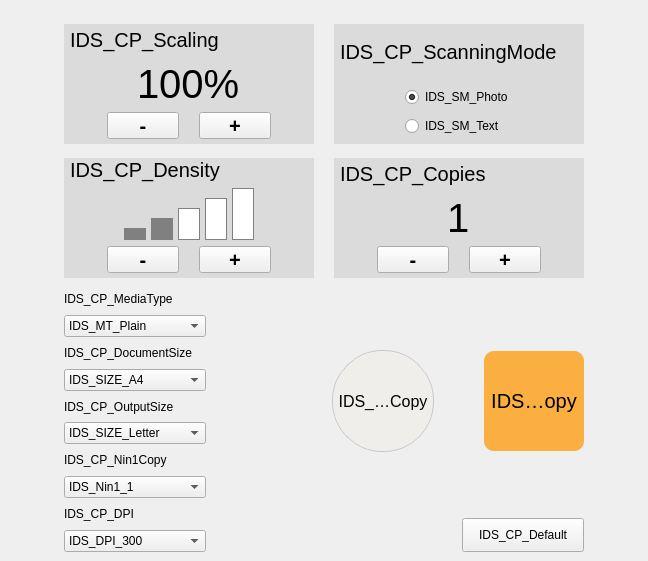
<?xml version="1.0" encoding="UTF-8"?>
<ui version="4.0">
 <class>TabCopy</class>
 <widget class="QWidget" name="TabCopy">
  <property name="geometry">
   <rect>
    <x>0</x>
    <y>0</y>
    <width>648</width>
    <height>561</height>
   </rect>
  </property>
  <property name="styleSheet">
   <string notr="true">
#bg_scaling
,#bg_scaningMode
,#bg_density
,#bg_copies
,#density
,#ScaningMode
{
	background-color: rgb(219, 219, 219);
}
#bg_scaling
,#bg_scaningMode
,#bg_density
,#bg_copies
{
	min-width:250px;
	max-width:250px;
	min-height:120px;
	max-height:120px;
}
#bg_scaling:!enabled
{
/*background-color: rgb(190, 190, 190);*/
	background-color: rgb(230, 230, 230);
}
#label_scaling
,#label_scaningMode
,#label_density
,#label_copies
{
	font: 20px;
	padding-left:1px;
	max-height:1em;
}
#scaling
,#copies
{
	font:40px;
}

#density
{
	min-width:130px;
	max-width:130px;
	min-height:52px;
	max-height:52px;
}

#density1
,#density2
,#density3
,#density4
,#density5
{
	min-width:20;
	max-width:20;
	background-color:gray;
	border:1px solid gray;
}

#density1
{
	min-height:10;
	max-height:10;
}
#density2
{
	min-height:20;
	max-height:20;
}
#density3
{
	min-height:30;
	max-height:30;
	background-color:white;
}
#density4
{
	min-height:40;
	max-height:40;
	background-color:white;
}
#density5
{
	min-height:50;
	max-height:50;
	background-color:white;
}

#IDCardCopy,
#copy
{
	min-width:100px;
	max-width:100px;
	min-height:100px;
	max-height:100px;
	background-color: #f0eeeb; 
}

#IDCardCopy
{
 	border-radius: 50px;
	font:16px;
	border: 1px solid #c8c8c8;
}
#IDCardCopy:pressed
{
	background-color:gray;
} 

#copy
{
	font:20px;
	 border-radius: 10px;
	border:none;
}

#copy:!enabled
{
	background-color:#9d9b98;
	color: #4c4c4c;
}
#copy:enabled:!pressed
{
	background-color:#faaf40;
}
#copy:pressed
{
/*	background-color:#71c2cd;*/
	background-color:#9d9b98;
}

#scaling_plus,
#copies_plus,
#density_plus,
#scaling_minus,
#copies_minus,
#density_minus
{
	min-width:70;
	max-width:70;
	min-height:25;
	max-height:25;
	font:bold 20px;
}

#btn_default
{
	min-width:120;
	max-width:120;
	min-height:32;
	max-height:32;
}</string>
  </property>
  <layout class="QHBoxLayout" name="horizontalLayout">
   <property name="bottomMargin">
    <number>0</number>
   </property>
   <item>
    <spacer name="horizontalSpacer_4">
     <property name="orientation">
      <enum>Qt::Horizontal</enum>
     </property>
     <property name="sizeHint" stdset="0">
      <size>
       <width>40</width>
       <height>20</height>
      </size>
     </property>
    </spacer>
   </item>
   <item>
    <widget class="QWidget" name="widget" native="true">
     <layout class="QVBoxLayout" name="verticalLayout_2">
      <item>
       <widget class="QWidget" name="widget2" native="true">
        <layout class="QGridLayout" name="gridLayout">
         <property name="leftMargin">
          <number>0</number>
         </property>
         <property name="topMargin">
          <number>0</number>
         </property>
         <property name="rightMargin">
          <number>0</number>
         </property>
         <property name="bottomMargin">
          <number>0</number>
         </property>
         <property name="horizontalSpacing">
          <number>20</number>
         </property>
         <property name="verticalSpacing">
          <number>10</number>
         </property>
         <item row="2" column="2">
          <widget class="QWidget" name="bg_copies" native="true">
           <layout class="QVBoxLayout" name="verticalLayout_4">
            <property name="spacing">
             <number>5</number>
            </property>
            <property name="leftMargin">
             <number>0</number>
            </property>
            <property name="topMargin">
             <number>0</number>
            </property>
            <property name="rightMargin">
             <number>0</number>
            </property>
            <property name="bottomMargin">
             <number>5</number>
            </property>
            <item>
             <widget class="QLabel" name="label_copies">
              <property name="text">
               <string>IDS_CP_Copies</string>
              </property>
             </widget>
            </item>
            <item alignment="Qt::AlignHCenter">
             <widget class="QLabel" name="copies">
              <property name="text">
               <string notr="true">1</string>
              </property>
             </widget>
            </item>
            <item>
             <layout class="QHBoxLayout" name="horizontalLayout_5">
              <property name="spacing">
               <number>20</number>
              </property>
              <item>
               <spacer name="horizontalSpacer_11">
                <property name="orientation">
                 <enum>Qt::Horizontal</enum>
                </property>
                <property name="sizeHint" stdset="0">
                 <size>
                  <width>40</width>
                  <height>20</height>
                 </size>
                </property>
               </spacer>
              </item>
              <item>
               <widget class="QPushButton" name="copies_minus">
                <property name="focusPolicy">
                 <enum>Qt::NoFocus</enum>
                </property>
                <property name="text">
                 <string notr="true">-</string>
                </property>
                <property name="autoRepeat">
                 <bool>true</bool>
                </property>
               </widget>
              </item>
              <item>
               <widget class="QPushButton" name="copies_plus">
                <property name="focusPolicy">
                 <enum>Qt::NoFocus</enum>
                </property>
                <property name="text">
                 <string notr="true">+</string>
                </property>
                <property name="autoRepeat">
                 <bool>true</bool>
                </property>
               </widget>
              </item>
              <item>
               <spacer name="horizontalSpacer_12">
                <property name="orientation">
                 <enum>Qt::Horizontal</enum>
                </property>
                <property name="sizeHint" stdset="0">
                 <size>
                  <width>40</width>
                  <height>20</height>
                 </size>
                </property>
               </spacer>
              </item>
             </layout>
            </item>
           </layout>
          </widget>
         </item>
         <item row="0" column="0">
          <widget class="QWidget" name="bg_scaling" native="true">
           <property name="minimumSize">
            <size>
             <width>250</width>
             <height>120</height>
            </size>
           </property>
           <property name="maximumSize">
            <size>
             <width>250</width>
             <height>120</height>
            </size>
           </property>
           <layout class="QVBoxLayout" name="verticalLayout_7">
            <property name="spacing">
             <number>5</number>
            </property>
            <property name="leftMargin">
             <number>0</number>
            </property>
            <property name="topMargin">
             <number>0</number>
            </property>
            <property name="rightMargin">
             <number>0</number>
            </property>
            <property name="bottomMargin">
             <number>5</number>
            </property>
            <item>
             <widget class="QLabel" name="label_scaling">
              <property name="text">
               <string>IDS_CP_Scaling</string>
              </property>
             </widget>
            </item>
            <item alignment="Qt::AlignHCenter">
             <widget class="QLabel" name="scaling">
              <property name="text">
               <string notr="true">100%</string>
              </property>
             </widget>
            </item>
            <item>
             <layout class="QHBoxLayout" name="horizontalLayout_3">
              <property name="spacing">
               <number>20</number>
              </property>
              <item>
               <spacer name="horizontalSpacer_9">
                <property name="orientation">
                 <enum>Qt::Horizontal</enum>
                </property>
                <property name="sizeHint" stdset="0">
                 <size>
                  <width>40</width>
                  <height>20</height>
                 </size>
                </property>
               </spacer>
              </item>
              <item>
               <widget class="QPushButton" name="scaling_minus">
                <property name="focusPolicy">
                 <enum>Qt::NoFocus</enum>
                </property>
                <property name="text">
                 <string notr="true">-</string>
                </property>
                <property name="autoRepeat">
                 <bool>true</bool>
                </property>
               </widget>
              </item>
              <item>
               <widget class="QPushButton" name="scaling_plus">
                <property name="focusPolicy">
                 <enum>Qt::NoFocus</enum>
                </property>
                <property name="text">
                 <string notr="true">+</string>
                </property>
                <property name="autoRepeat">
                 <bool>true</bool>
                </property>
               </widget>
              </item>
              <item>
               <spacer name="horizontalSpacer_10">
                <property name="orientation">
                 <enum>Qt::Horizontal</enum>
                </property>
                <property name="sizeHint" stdset="0">
                 <size>
                  <width>40</width>
                  <height>20</height>
                 </size>
                </property>
               </spacer>
              </item>
             </layout>
            </item>
           </layout>
          </widget>
         </item>
         <item row="2" column="0">
          <widget class="QWidget" name="bg_density" native="true">
           <property name="minimumSize">
            <size>
             <width>250</width>
             <height>120</height>
            </size>
           </property>
           <property name="maximumSize">
            <size>
             <width>250</width>
             <height>120</height>
            </size>
           </property>
           <layout class="QVBoxLayout" name="verticalLayout_5">
            <property name="spacing">
             <number>5</number>
            </property>
            <property name="leftMargin">
             <number>0</number>
            </property>
            <property name="topMargin">
             <number>0</number>
            </property>
            <property name="rightMargin">
             <number>0</number>
            </property>
            <property name="bottomMargin">
             <number>5</number>
            </property>
            <item>
             <widget class="QLabel" name="label_density">
              <property name="text">
               <string>IDS_CP_Density</string>
              </property>
             </widget>
            </item>
            <item>
             <spacer name="verticalSpacer">
              <property name="orientation">
               <enum>Qt::Vertical</enum>
              </property>
              <property name="sizeHint" stdset="0">
               <size>
                <width>20</width>
                <height>40</height>
               </size>
              </property>
             </spacer>
            </item>
            <item alignment="Qt::AlignHCenter">
             <widget class="QWidget" name="density" native="true">
              <layout class="QHBoxLayout" name="horizontalLayout_2">
               <property name="spacing">
                <number>5</number>
               </property>
               <property name="leftMargin">
                <number>0</number>
               </property>
               <property name="topMargin">
                <number>0</number>
               </property>
               <property name="rightMargin">
                <number>0</number>
               </property>
               <property name="bottomMargin">
                <number>0</number>
               </property>
               <item alignment="Qt::AlignBottom">
                <widget class="QLabel" name="density1">
                 <property name="sizePolicy">
                  <sizepolicy hsizetype="Preferred" vsizetype="Fixed">
                   <horstretch>0</horstretch>
                   <verstretch>0</verstretch>
                  </sizepolicy>
                 </property>
                 <property name="minimumSize">
                  <size>
                   <width>22</width>
                   <height>12</height>
                  </size>
                 </property>
                 <property name="maximumSize">
                  <size>
                   <width>22</width>
                   <height>12</height>
                  </size>
                 </property>
                </widget>
               </item>
               <item alignment="Qt::AlignBottom">
                <widget class="QLabel" name="density2">
                 <property name="sizePolicy">
                  <sizepolicy hsizetype="Preferred" vsizetype="Fixed">
                   <horstretch>0</horstretch>
                   <verstretch>0</verstretch>
                  </sizepolicy>
                 </property>
                 <property name="minimumSize">
                  <size>
                   <width>22</width>
                   <height>22</height>
                  </size>
                 </property>
                 <property name="maximumSize">
                  <size>
                   <width>22</width>
                   <height>22</height>
                  </size>
                 </property>
                </widget>
               </item>
               <item alignment="Qt::AlignBottom">
                <widget class="QLabel" name="density3">
                 <property name="sizePolicy">
                  <sizepolicy hsizetype="Preferred" vsizetype="Fixed">
                   <horstretch>0</horstretch>
                   <verstretch>0</verstretch>
                  </sizepolicy>
                 </property>
                 <property name="minimumSize">
                  <size>
                   <width>22</width>
                   <height>32</height>
                  </size>
                 </property>
                 <property name="maximumSize">
                  <size>
                   <width>22</width>
                   <height>32</height>
                  </size>
                 </property>
                </widget>
               </item>
               <item alignment="Qt::AlignBottom">
                <widget class="QLabel" name="density4">
                 <property name="sizePolicy">
                  <sizepolicy hsizetype="Preferred" vsizetype="Fixed">
                   <horstretch>0</horstretch>
                   <verstretch>0</verstretch>
                  </sizepolicy>
                 </property>
                 <property name="minimumSize">
                  <size>
                   <width>22</width>
                   <height>42</height>
                  </size>
                 </property>
                 <property name="maximumSize">
                  <size>
                   <width>22</width>
                   <height>42</height>
                  </size>
                 </property>
                </widget>
               </item>
               <item alignment="Qt::AlignBottom">
                <widget class="QLabel" name="density5">
                 <property name="sizePolicy">
                  <sizepolicy hsizetype="Preferred" vsizetype="Fixed">
                   <horstretch>0</horstretch>
                   <verstretch>0</verstretch>
                  </sizepolicy>
                 </property>
                 <property name="minimumSize">
                  <size>
                   <width>22</width>
                   <height>52</height>
                  </size>
                 </property>
                 <property name="maximumSize">
                  <size>
                   <width>22</width>
                   <height>52</height>
                  </size>
                 </property>
                </widget>
               </item>
              </layout>
             </widget>
            </item>
            <item>
             <spacer name="verticalSpacer_2">
              <property name="orientation">
               <enum>Qt::Vertical</enum>
              </property>
              <property name="sizeHint" stdset="0">
               <size>
                <width>20</width>
                <height>40</height>
               </size>
              </property>
             </spacer>
            </item>
            <item>
             <layout class="QHBoxLayout" name="horizontalLayout_4">
              <property name="spacing">
               <number>20</number>
              </property>
              <item>
               <spacer name="horizontalSpacer_7">
                <property name="orientation">
                 <enum>Qt::Horizontal</enum>
                </property>
                <property name="sizeHint" stdset="0">
                 <size>
                  <width>40</width>
                  <height>20</height>
                 </size>
                </property>
               </spacer>
              </item>
              <item>
               <widget class="QPushButton" name="density_minus">
                <property name="focusPolicy">
                 <enum>Qt::NoFocus</enum>
                </property>
                <property name="text">
                 <string notr="true">-</string>
                </property>
                <property name="autoRepeat">
                 <bool>true</bool>
                </property>
               </widget>
              </item>
              <item>
               <widget class="QPushButton" name="density_plus">
                <property name="focusPolicy">
                 <enum>Qt::NoFocus</enum>
                </property>
                <property name="text">
                 <string notr="true">+</string>
                </property>
                <property name="autoRepeat">
                 <bool>true</bool>
                </property>
               </widget>
              </item>
              <item>
               <spacer name="horizontalSpacer_8">
                <property name="orientation">
                 <enum>Qt::Horizontal</enum>
                </property>
                <property name="sizeHint" stdset="0">
                 <size>
                  <width>40</width>
                  <height>20</height>
                 </size>
                </property>
               </spacer>
              </item>
             </layout>
            </item>
           </layout>
          </widget>
         </item>
         <item row="0" column="2">
          <widget class="QWidget" name="bg_scaningMode" native="true">
           <layout class="QVBoxLayout" name="verticalLayout_6">
            <property name="spacing">
             <number>5</number>
            </property>
            <property name="leftMargin">
             <number>0</number>
            </property>
            <property name="topMargin">
             <number>0</number>
            </property>
            <property name="rightMargin">
             <number>0</number>
            </property>
            <property name="bottomMargin">
             <number>5</number>
            </property>
            <item>
             <widget class="QLabel" name="label_scaningMode">
              <property name="text">
               <string>IDS_CP_ScanningMode</string>
              </property>
             </widget>
            </item>
            <item alignment="Qt::AlignHCenter">
             <widget class="QWidget" name="ScaningMode" native="true">
              <layout class="QVBoxLayout" name="verticalLayout">
               <property name="leftMargin">
                <number>0</number>
               </property>
               <property name="topMargin">
                <number>0</number>
               </property>
               <property name="rightMargin">
                <number>0</number>
               </property>
               <property name="bottomMargin">
                <number>0</number>
               </property>
               <item>
                <widget class="QRadioButton" name="photo">
                 <property name="focusPolicy">
                  <enum>Qt::NoFocus</enum>
                 </property>
                 <property name="text">
                  <string>IDS_SM_Photo</string>
                 </property>
                 <property name="checked">
                  <bool>true</bool>
                 </property>
                </widget>
               </item>
               <item>
                <widget class="QRadioButton" name="text">
                 <property name="focusPolicy">
                  <enum>Qt::NoFocus</enum>
                 </property>
                 <property name="text">
                  <string>IDS_SM_Text</string>
                 </property>
                </widget>
               </item>
              </layout>
             </widget>
            </item>
           </layout>
          </widget>
         </item>
        </layout>
       </widget>
      </item>
      <item>
       <layout class="QHBoxLayout" name="horizontalLayout_6">
        <item>
         <layout class="QVBoxLayout" name="verticalLayout_8">
          <item>
           <widget class="QLabel" name="label_9">
            <property name="text">
             <string>IDS_CP_MediaType</string>
            </property>
           </widget>
          </item>
          <item>
           <widget class="QComboBox" name="combo_documentType">
            <property name="minimumSize">
             <size>
              <width>0</width>
              <height>0</height>
             </size>
            </property>
            <property name="maximumSize">
             <size>
              <width>16777215</width>
              <height>16777215</height>
             </size>
            </property>
            <property name="focusPolicy">
             <enum>Qt::NoFocus</enum>
            </property>
            <item>
             <property name="text">
              <string>IDS_MT_Plain</string>
             </property>
            </item>
            <item>
             <property name="text">
              <string>IDS_MT_Recycled</string>
             </property>
            </item>
            <item>
             <property name="text">
              <string>IDS_MT_Thick</string>
             </property>
            </item>
            <item>
             <property name="text">
              <string>IDS_MT_Thin</string>
             </property>
            </item>
            <item>
             <property name="text">
              <string>IDS_MT_Label</string>
             </property>
            </item>
           </widget>
          </item>
          <item>
           <widget class="QLabel" name="label_10">
            <property name="text">
             <string>IDS_CP_DocumentSize</string>
            </property>
           </widget>
          </item>
          <item>
           <widget class="QComboBox" name="combo_documentSize">
            <property name="minimumSize">
             <size>
              <width>0</width>
              <height>0</height>
             </size>
            </property>
            <property name="maximumSize">
             <size>
              <width>16777215</width>
              <height>16777215</height>
             </size>
            </property>
            <property name="focusPolicy">
             <enum>Qt::NoFocus</enum>
            </property>
            <item>
             <property name="text">
              <string>IDS_SIZE_A4</string>
             </property>
            </item>
            <item>
             <property name="text">
              <string>IDS_SIZE_A5</string>
             </property>
            </item>
            <item>
             <property name="text">
              <string>IDS_SIZE_B5</string>
             </property>
            </item>
            <item>
             <property name="text">
              <string>IDS_SIZE_Letter</string>
             </property>
            </item>
            <item>
             <property name="text">
              <string>IDS_SIZE_Executive</string>
             </property>
            </item>
            <item>
             <property name="text">
              <string>IDS_SIZE_A6</string>
             </property>
            </item>
            <item>
             <property name="text">
              <string>IDS_SIZE_B6</string>
             </property>
            </item>
            <item>
             <property name="text">
              <string>IDS_SIZE_16K</string>
             </property>
            </item>
           </widget>
          </item>
          <item>
           <widget class="QLabel" name="label_11">
            <property name="text">
             <string>IDS_CP_OutputSize</string>
            </property>
           </widget>
          </item>
          <item>
           <widget class="QComboBox" name="combo_outputSize">
            <property name="minimumSize">
             <size>
              <width>0</width>
              <height>0</height>
             </size>
            </property>
            <property name="maximumSize">
             <size>
              <width>16777215</width>
              <height>16777215</height>
             </size>
            </property>
            <property name="focusPolicy">
             <enum>Qt::NoFocus</enum>
            </property>
            <item>
             <property name="text">
              <string>IDS_SIZE_Letter</string>
             </property>
            </item>
            <item>
             <property name="text">
              <string>IDS_SIZE_A4</string>
             </property>
            </item>
            <item>
             <property name="text">
              <string>IDS_SIZE_A5</string>
             </property>
            </item>
            <item>
             <property name="text">
              <string>IDS_SIZE_A6</string>
             </property>
            </item>
            <item>
             <property name="text">
              <string>IDS_SIZE_B5</string>
             </property>
            </item>
            <item>
             <property name="text">
              <string>IDS_SIZE_B6</string>
             </property>
            </item>
            <item>
             <property name="text">
              <string>IDS_SIZE_Executive</string>
             </property>
            </item>
            <item>
             <property name="text">
              <string>IDS_SIZE_16K</string>
             </property>
            </item>
           </widget>
          </item>
          <item>
           <widget class="QLabel" name="label_12">
            <property name="text">
             <string>IDS_CP_Nin1Copy</string>
            </property>
           </widget>
          </item>
          <item>
           <widget class="QComboBox" name="combo_nIn1Copy">
            <property name="minimumSize">
             <size>
              <width>0</width>
              <height>0</height>
             </size>
            </property>
            <property name="maximumSize">
             <size>
              <width>16777215</width>
              <height>16777215</height>
             </size>
            </property>
            <property name="focusPolicy">
             <enum>Qt::NoFocus</enum>
            </property>
            <item>
             <property name="text">
              <string>IDS_Nin1_1</string>
             </property>
            </item>
            <item>
             <property name="text">
              <string>IDS_Nin1_2</string>
             </property>
            </item>
            <item>
             <property name="text">
              <string>IDS_Nin1_4</string>
             </property>
            </item>
            <item>
             <property name="text">
              <string>IDS_Nin1_9</string>
             </property>
            </item>
           </widget>
          </item>
          <item>
           <widget class="QLabel" name="label_13">
            <property name="text">
             <string>IDS_CP_DPI</string>
            </property>
           </widget>
          </item>
          <item>
           <widget class="QComboBox" name="combo_dpi">
            <property name="minimumSize">
             <size>
              <width>0</width>
              <height>0</height>
             </size>
            </property>
            <property name="maximumSize">
             <size>
              <width>16777215</width>
              <height>16777215</height>
             </size>
            </property>
            <property name="focusPolicy">
             <enum>Qt::NoFocus</enum>
            </property>
            <item>
             <property name="text">
              <string>IDS_DPI_300</string>
             </property>
            </item>
            <item>
             <property name="text">
              <string>IDS_DPI_600</string>
             </property>
            </item>
           </widget>
          </item>
         </layout>
        </item>
        <item>
         <layout class="QVBoxLayout" name="verticalLayout_10">
          <item>
           <spacer name="verticalSpacer_4">
            <property name="orientation">
             <enum>Qt::Vertical</enum>
            </property>
            <property name="sizeHint" stdset="0">
             <size>
              <width>20</width>
              <height>40</height>
             </size>
            </property>
           </spacer>
          </item>
          <item>
           <layout class="QHBoxLayout" name="horizontalLayout_8">
            <property name="spacing">
             <number>50</number>
            </property>
            <item>
             <spacer name="horizontalSpacer">
              <property name="orientation">
               <enum>Qt::Horizontal</enum>
              </property>
              <property name="sizeHint" stdset="0">
               <size>
                <width>40</width>
                <height>20</height>
               </size>
              </property>
             </spacer>
            </item>
            <item>
             <widget class="QToolButton" name="IDCardCopy">
              <property name="focusPolicy">
               <enum>Qt::NoFocus</enum>
              </property>
              <property name="text">
               <string>IDS_CP_IDCardCopy</string>
              </property>
             </widget>
            </item>
            <item>
             <widget class="QToolButton" name="copy">
              <property name="focusPolicy">
               <enum>Qt::NoFocus</enum>
              </property>
              <property name="text">
               <string>IDS_Tab_Copy</string>
              </property>
             </widget>
            </item>
           </layout>
          </item>
          <item>
           <spacer name="verticalSpacer_3">
            <property name="orientation">
             <enum>Qt::Vertical</enum>
            </property>
            <property name="sizeHint" stdset="0">
             <size>
              <width>20</width>
              <height>40</height>
             </size>
            </property>
           </spacer>
          </item>
          <item>
           <layout class="QHBoxLayout" name="horizontalLayout_7">
            <item>
             <spacer name="horizontalSpacer_3">
              <property name="orientation">
               <enum>Qt::Horizontal</enum>
              </property>
              <property name="sizeHint" stdset="0">
               <size>
                <width>40</width>
                <height>20</height>
               </size>
              </property>
             </spacer>
            </item>
            <item>
             <widget class="QPushButton" name="btn_default">
              <property name="focusPolicy">
               <enum>Qt::NoFocus</enum>
              </property>
              <property name="text">
               <string>IDS_CP_Default</string>
              </property>
             </widget>
            </item>
           </layout>
          </item>
         </layout>
        </item>
       </layout>
      </item>
     </layout>
    </widget>
   </item>
   <item>
    <spacer name="horizontalSpacer_5">
     <property name="orientation">
      <enum>Qt::Horizontal</enum>
     </property>
     <property name="sizeHint" stdset="0">
      <size>
       <width>40</width>
       <height>20</height>
      </size>
     </property>
    </spacer>
   </item>
  </layout>
 </widget>
 <resources/>
 <connections/>
</ui>
